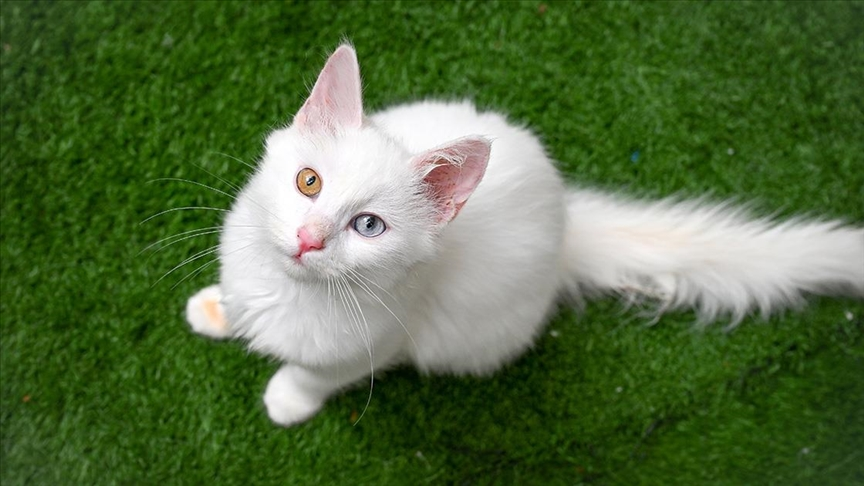
#> input picture ep1/kedi.jpg, 864 x 486 px
$ python main2.py
#> lines starting #> are read from the running program, lines starting #| are printed output that depends on the picture; after the words box and inside, x2 and y2 are one past the last pixel; in counts of white or black regions, pixels touching at a corner belong together
import cv2
import numpy as np

img = cv2.imread('kedi.jpg')
#> img is the input picture: shape (486, 864, 3); mean B, G, R 63.6, 108.2, 84

print(type(img))
#| <class 'numpy.ndarray'>
print(img.shape)
#| (486, 864, 3)
print(img)
#> (printed output is left out)

# Image Pre-Processing
height, width = img.shape[:2]
#> height = 486; width = 864

# Resize
resized_img = cv2.resize(img, (width // 2, height // 2)) # (100,100) => width, height
# Neden kullanırız? -> Modelin daha hızlı çalışması için.
# Veri setimizi standardize etmek için.

# Rotate (Döndürme)
center = (width // 2, height // 2) ## o anki yükseklik ve genişlik ortası.
#> center = (432, 243)
rotation_matrix = cv2.getRotationMatrix2D(center, 90, 1.0)
rotated_img = cv2.warpAffine(img, rotation_matrix, (width, height))
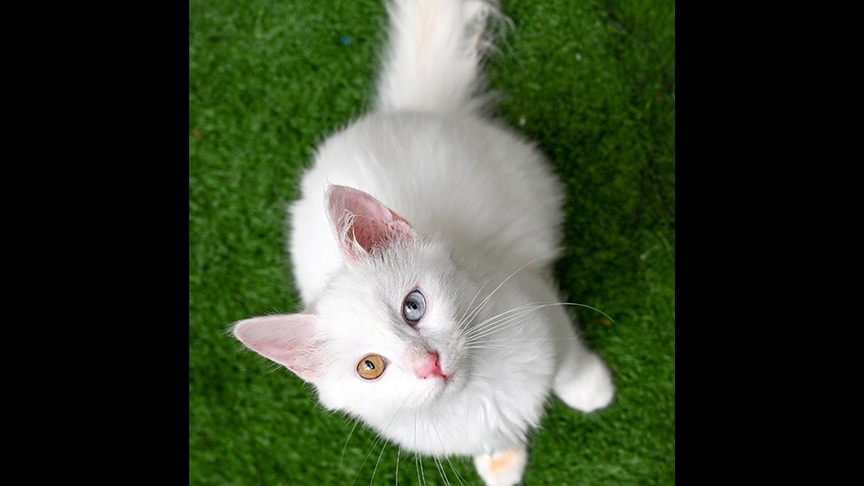
#> rotated_img: shape (486, 864, 3); mean B, G, R 49.2, 69.6, 59.3

# Flip (Yansıma)
flipped_img = cv2.flip(img, 1) # 1=> Yatay yansıma, 0=>Dikey Yansıma, -1 => Hem yatay hem de dikey yansıma
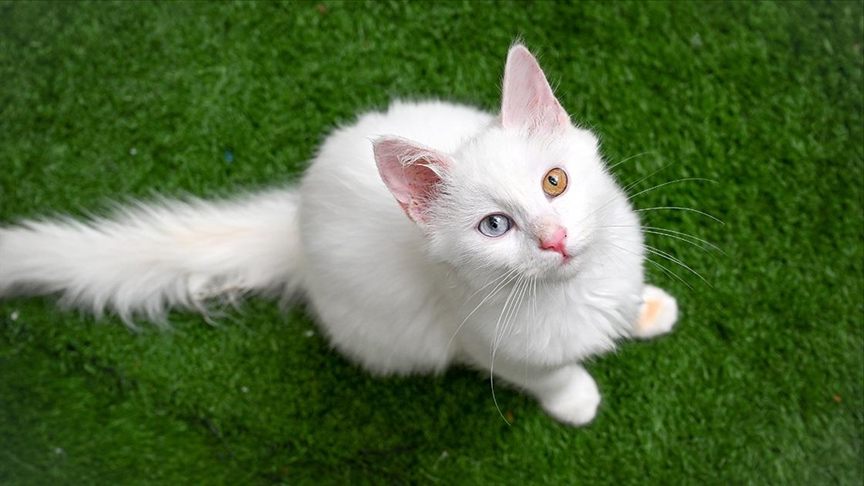
#> flipped_img: shape (486, 864, 3); mean B, G, R 63.6, 108.2, 84

# Blur (Bulanıklık) =>
blurred_img = cv2.GaussianBlur(img, (15,15), 0)

# Histogram Eşitleme - (Kontrastı artırır) Görüntülerdeki netliği artırmak. - Grayscale için kullanılır.
grayscale = cv2.cvtColor(img, cv2.COLOR_BGR2GRAY)
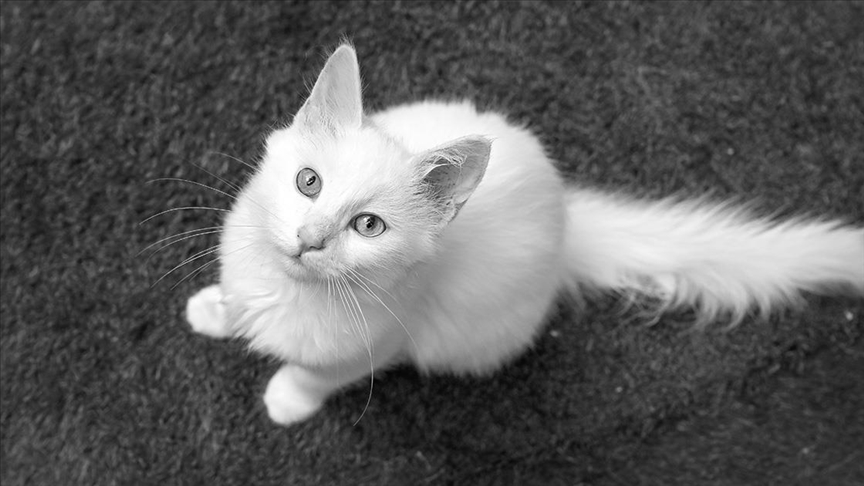
#> grayscale: shape (486, 864); min 0, max 255, mean 95.9
equalized_img = cv2.equalizeHist(grayscale)
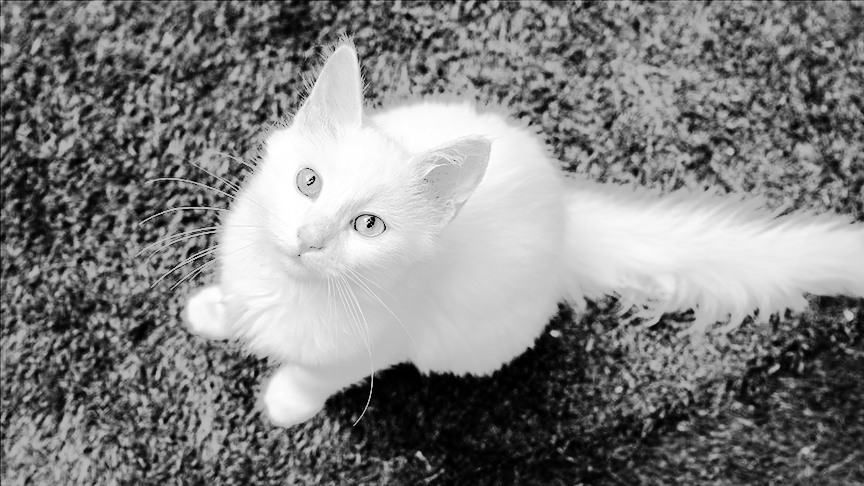
#> equalized_img: shape (486, 864); min 0, max 255, mean 128.9

print(grayscale.shape)
#| (486, 864)

# Thresholding (Eşikleme) =>  Nesne-Arka plan ayrımı için kullanılır.
# Gürültü Temizleme
_, thresholded_img = cv2.threshold(grayscale, 127, 255, cv2.THRESH_BINARY) # 127 => Eşik değeri, 255 => Maksimum değer, cv2.THRESH_BINARY => Binary eşikleme
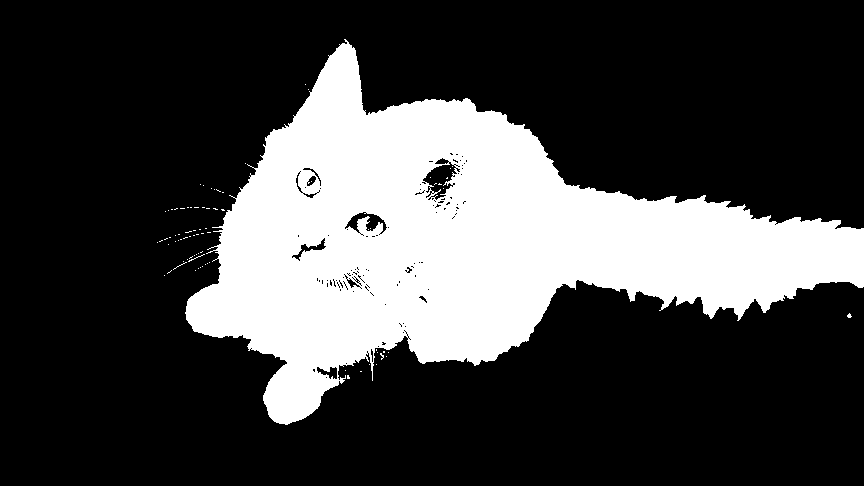
#> thresholded_img: shape (486, 864); 26.2% white; 82 white regions (81 under 20 px)


#(255,255,255) -> 3 Kanal
#0-255 -> Tek kanal (Grayscale)
cv2.imshow('Kedi - img', img)
# [6 lines of commented-out code are left out]
cv2.imshow('Kedi - thresholded_img', thresholded_img)


# [5 lines of commented-out code are left out]
contours, _ = cv2.findContours(thresholded_img, cv2.RETR_TREE, cv2.CHAIN_APPROX_SIMPLE)
#> contours = 263 contours, 247 with area under 20; largest, box (x1, y1, x2, y2) and area: (185, 39, 864, 425) 110717, (422, 161, 458, 201) 707, (344, 211, 388, 235) 454, (291, 237, 327, 262) 216, (316, 366, 338, 380) 161


print(f"Kontur sayısı: {len(contours)}")
#| Kontur sayısı: 263
#print(f"Konturler: {contours}")

contour_img = img.copy()
# -1 => Tüm konturları çiz., 0-1-2-3 vb => Belirtilen kontur numarasını (index) çiz.
# 0,0,255 BGR => Kırmızı renk
# 2 => Çizgi kalınlığı
cv2.drawContours(contour_img, contours, -1, (0,0,255), 2)
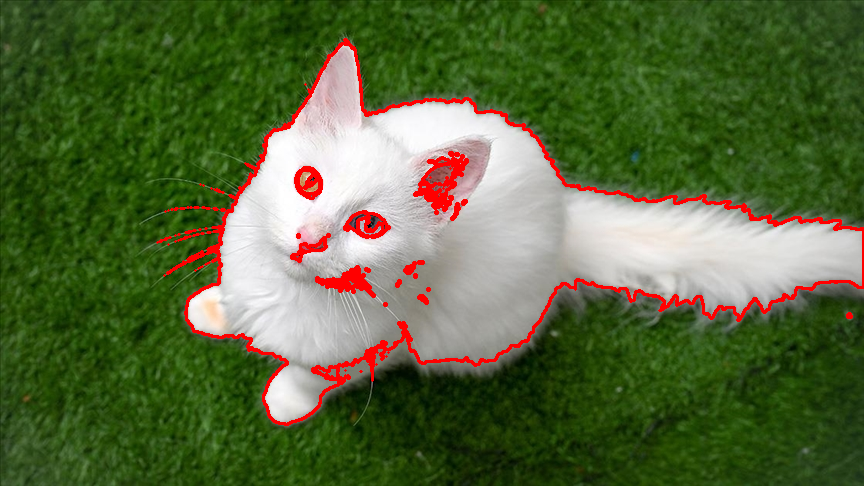
#> contour_img: shape (486, 864, 3); 3.3% of pixels changed, all inside (x1, y1, x2, y2) = (156, 38, 864, 426)
cv2.imshow('Kedi - Contours', contour_img)


# [5 lines of commented-out code are left out]
kernel = np.ones((3,3), np.uint8)

erosion = cv2.erode(thresholded_img, kernel, iterations=1)
#> erosion: shape (486, 864); 24.9% white; 8 white regions (6 under 20 px), largest, box (x1, y1, x2, y2) and area: (187, 44, 864, 424) 104411, (299, 171, 319, 193) 244

dilation = cv2.dilate(thresholded_img, kernel, iterations=1)
#> dilation: shape (486, 864); 27.5% white; 18 white regions (8 under 20 px), largest, box (x1, y1, x2, y2) and area: (163, 38, 864, 426) 114848, (164, 206, 200, 213) 110, (174, 232, 205, 243) 99


# Opening => Erosion sonrası dilation işlemi. (Kağıttaki leke örneği => Küçük noktaları temizler, yazıyı bozmadan gürültüyü azaltır.)
opening = cv2.morphologyEx(thresholded_img, cv2.MORPH_OPEN, kernel)
#> opening: shape (486, 864); 26% white; 3 white regions (2 under 20 px), largest, box (x1, y1, x2, y2) and area: (186, 43, 864, 425) 109022

# Closing => Dilation sonrası erosion işlemi. (Kağıttaki leke örneği => Küçük noktaları temizler, yazıyı bozmadan gürültüyü azaltır.)
closing = cv2.morphologyEx(thresholded_img, cv2.MORPH_CLOSE, kernel)
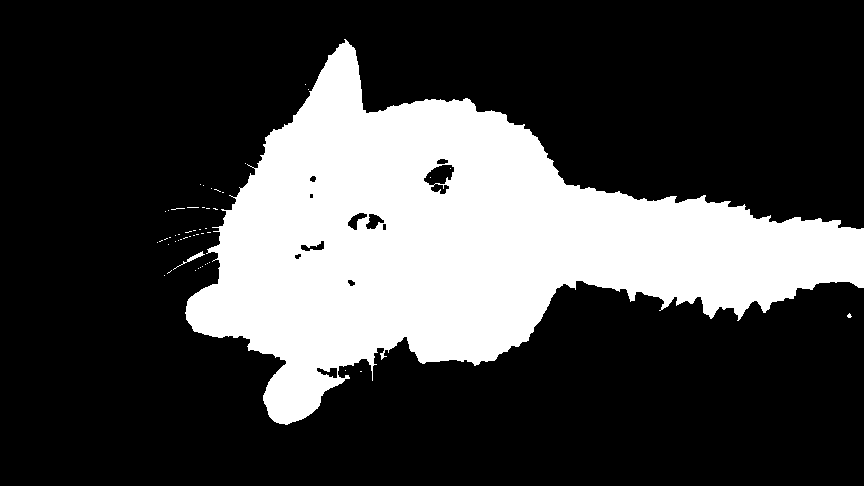
#> closing: shape (486, 864); 26.5% white; 51 white regions (49 under 20 px), largest, box (x1, y1, x2, y2) and area: (185, 39, 864, 425) 111024, (173, 251, 205, 270) 83

cv2.imshow('Kedi - Opening', opening)
cv2.imshow('Kedi - Closing', closing)

# Kapanmaması için
cv2.waitKey(0)
cv2.destroyAllWindows()
